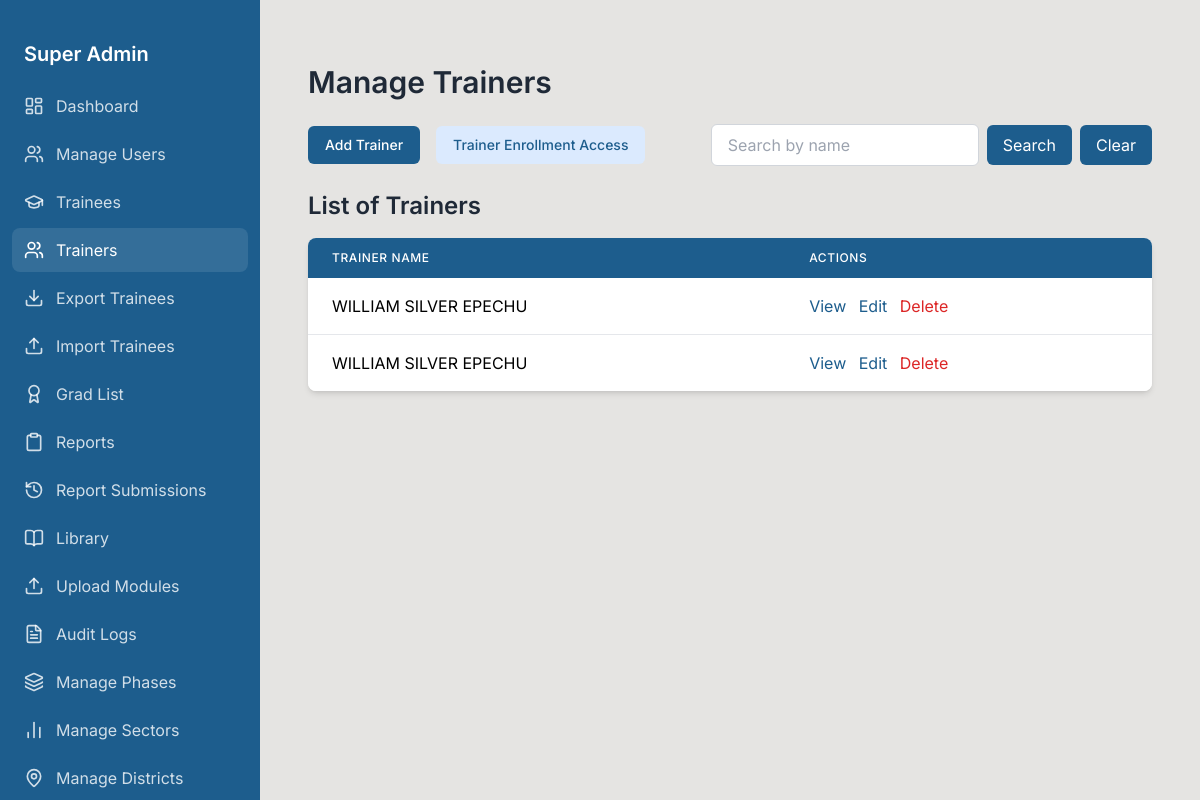
Page /superuser/trainers/ (signed in) on the earlier database version.
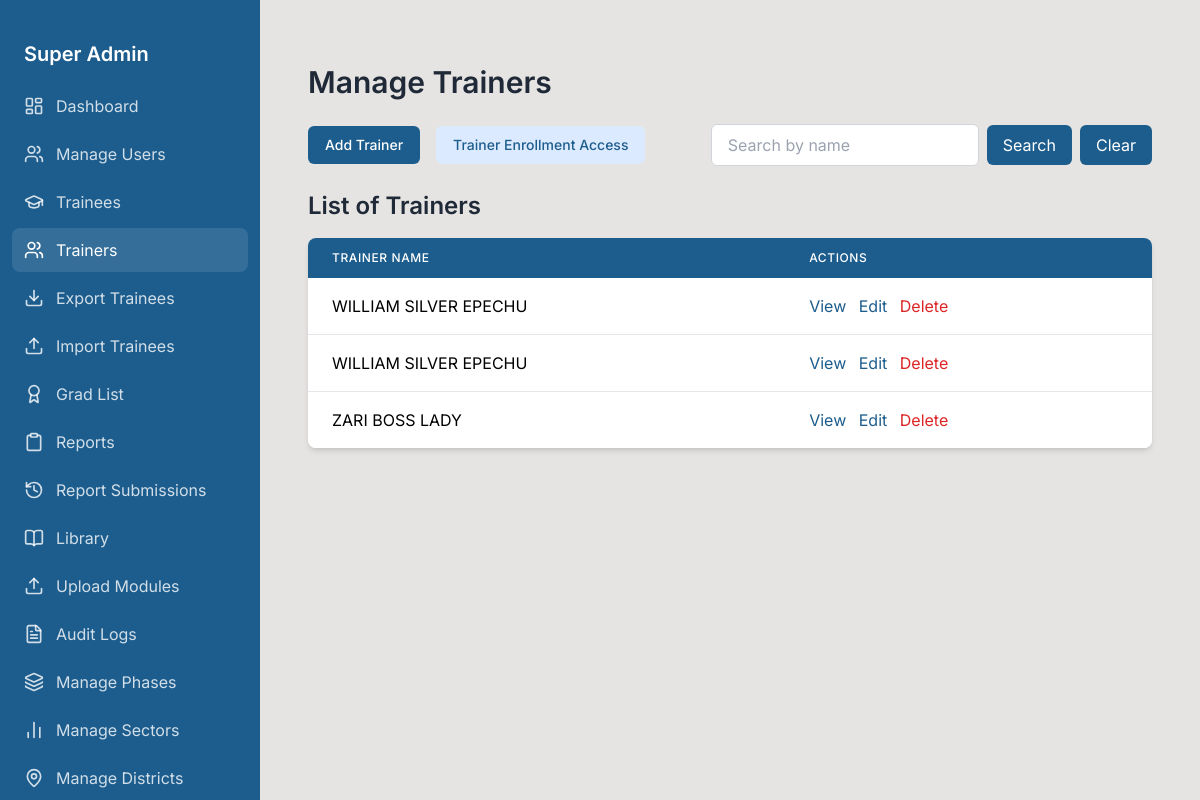
Same page on the later database version.
### urdt_app/models.py (models this page shows, shortened)
class TrainerApplication(models.Model):
    user = models.OneToOneField(
    settings.AUTH_USER_MODEL,
    on_delete=models.CASCADE,
    related_name='trainerapplication',
    null=True,
    blank=True
)
    passport_photo = models.ImageField(upload_to="trainer_photos/", null=True, blank=True)
    name = models.CharField(max_length=255)
    phone_contact = models.CharField(max_length=15)
    gender = models.CharField(
        max_length=10,
        choices=[('Male', 'Male'), ('Female', 'Female')]
    )
    date_of_birth = models.DateField()
    age = models.IntegerField(null=True, blank=True)  # Auto-calculated age
    marital_status = models.CharField(
        max_length=20,
        choices=[
            ('Single', 'Single'),
            ('Divorced', 'Divorced'),
            ('Married', 'Married'),
            ('Widowed', 'Widowed')
        ]
    )
    has_smartphone = models.BooleanField(choices=[(True, 'Yes'), (False, 'No')])
    business_name = models.CharField(max_length=255, null=True, blank=True)
    legal_status = models.CharField(
        max_length=20,
        choices=[('Licensed', 'Licensed'), ('Not Licensed', 'Not Licensed')],
        null=True, blank=True
    )
    account_name = models.CharField(max_length=255, null=True, blank=True)
    account_number = models.CharField(max_length=50, null=True, blank=True)
    monthly_income = models.DecimalField(max_digits=10, decimal_places=2, null=True, blank=True)
    location = models.CharField(max_length=255, null=True, blank=True)
    household_number = models.CharField(max_length=50, null=True, blank=True)
    current_location = models.CharField(max_length=255, null=True, blank=True)
    zone = models.CharField(max_length=50, null=True, blank=True)
    block_number = models.CharField(max_length=50, null=True, blank=True)
    nationality = models.CharField(
        max_length=50,
        choices=[('Ugandan', 'Ugandan'), ('Refugee', 'Refugee')]
    )
    pwd = models.BooleanField(choices=[(True, 'Yes'), (False, 'No')])
    nature_of_disability = models.CharField(max_length=255, null=True, blank=True)
    education_level = models.CharField(
        max_length=50,
        choices=[
            ('University', 'University'),
            ('Tertiary', 'Tertiary'),
            ('Secondary', 'Secondary'),
            ('Primary', 'Primary'),
            ('Not at all', 'Not at all')
        ]
    )
    religion = models.CharField(
        max_length=50,
        choices=[('Christian', 'Christian'), ('Muslim', 'Muslim'), ('Other', 'Other')],
        null=True, blank=True
    )
    other_religion = models.CharField(max_length=255, null=True, blank=True)
    village = models.CharField(max_length=255, null=True, blank=True)
    parish = models.CharField(max_length=255, null=True, blank=True)
    subcounty = models.CharField(max_length=255, null=True, blank=True)
    district = models.ForeignKey(
        'District', on_delete=models.SET_NULL, null=True, blank=True, related_name='trainers'
    )
    sector = models.ForeignKey(
        'Sector', on_delete=models.SET_NULL, null=True, blank=True, related_name='trainers'
    )
    occupation = models.ForeignKey(
        'Occupation', on_delete=models.SET_NULL, null=True, blank=True, related_name='trainer_occupations'
    )
    bank_statement = models.FileField(upload_to="attachments/bank_statements/", null=True, blank=True)
    business_licence = models.FileField(upload_to="attachments/business_licences/", null=True, blank=True)
    national_id = models.FileField(upload_to="attachments/national_ids/", null=True, blank=True)
    recommendation_letter = models.FileField(upload_to="attachments/recommendation_letters/", null=True, blank=True)
    academic_documents = models.FileField(upload_to="attachments/academic_documents/", null=True, blank=True)
    created_at = models.DateTimeField(auto_now_add=True)

### urdt_app/views.py (the view)
# urls.py: path('superuser/trainers/', views.manage_trainers, name='manage_trainers'),
@login_required
@user_passes_test(superuser_required)
def manage_trainers(request):
    trainer_users = CustomUser.objects.filter(role='TRAINER').order_by('username')
    search_query = request.GET.get('search', '').strip()
    if search_query:
        trainer_apps = TrainerApplication.objects.filter(
            name__icontains=search_query  # Case‑insensitive search on trainer name
        ).order_by('-created_at')
    else:
        trainer_apps = TrainerApplication.objects.all().order_by('-created_at')
    paginator = Paginator(trainer_apps, 30)
    page = request.GET.get('page', 1)
    try:
        trainer_apps = paginator.page(page)
    except PageNotAnInteger:
        trainer_apps = paginator.page(1)
    except EmptyPage:
        trainer_apps = paginator.page(paginator.num_pages)
    context = {
        'trainer_users': trainer_users,
        'trainer_apps': trainer_apps,
        'search_query': search_query,
    }
    return render(request, 'superuser/manage_trainers.html', context)

### urdt_app/context_processors.py (called while the page is built, shortened)
def safeguarding_notifications(request):
    if not request.user.is_authenticated:
        return {}
    user = request.user
    return {}

def dynamic_base_template(request):
    base_template = "base.html"  # Default fallback
    if request.user.is_authenticated:
        role_templates = {
            "SUPER_USER": "superuser/base.html",
            "ADMINISTRATIVE_USER": "adminuser/base.html",
            "SUB_ADMIN": "subadmin/base.html",
            "EPICENTER_MANAGER": "epicentermanager/base.html",
            "SECTOR_LEAD": "sectorlead/base.html",  # Placeholder, refined further below
            "TRAINEE":"trainee/base.html",
            "TRAINER":"trainer/base.html"
        }
        base_template = role_templates.get(request.user.role, "base.html")
    return {"base_template": base_template}

### urdt_app/utils.py (called while the page is built)
def superuser_required(user):
    return user.is_authenticated and user.role == "SUPER_USER"

### templates/superuser/manage_trainers.html (shortened to what this page needs)
{% extends 'superuser/base.html' %}
{% block content %}
<div class="container mx-auto px-4 py-8">
  <h1 class="text-3xl font-semibold text-gray-800 mb-6">Manage Trainers</h1>
  <div class="flex items-center justify-between mb-6">
    <div class="flex space-x-4">
      <a href="{% url 'add_trainer' %}" class="inline-flex items-center px-4 py-2 border border-transparent text-sm font-medium rounded-md text-white bg-[#1d5d8d] hover:bg-[#249428]">
        Add Trainer
      </a>
      <a href="{% url 'trainer_enrollment_access' %}" class="inline-flex items-center px-4 py-2 border border-transparent text-sm font-medium rounded-md text-[#1d5d8d] bg-blue-100 hover:bg-blue-200">
        Trainer Enrollment Access
      </a>
    </div>
    <form method="GET" class="flex items-center space-x-2">
      <input
        type="text"
        name="search"
        placeholder="Search by name"
        value="{{ search_query }}"
        class="px-4 py-2 border border-gray-300 rounded-md focus:outline-none focus:ring-2 focus:ring-blue-500"
      >
      <button type="submit" class="px-4 py-2 bg-[#1d5d8d] text-white rounded-md hover:bg-blue-700">
        Search
      </button>
      <a href="{% url 'manage_trainers' %}" class="px-4 py-2 bg-[#1d5d8d] text-white rounded-md hover:bg-gray-300">
        Clear
      </a>
    </form>
  </div>
  <h2 class="text-2xl font-semibold text-gray-800 mb-4">List of Trainers</h2>
  <div class="overflow-x-auto bg-white shadow-md rounded-lg">
    <table class="min-w-full table-auto">
      <thead class="bg-[#1d5d8d] text-white">
        <tr>
          <th class="px-6 py-3 text-left text-xs font-medium uppercase tracking-wider">Trainer Name</th>
          <th class="px-6 py-3 text-left text-xs font-medium uppercase tracking-wider">Actions</th>
        </tr>
      </thead>
      <tbody class="bg-white divide-y divide-gray-200">
        {% for ta in trainer_apps %}
        <tr class="hover:bg-blue-50">
          <td class="px-6 py-4 whitespace-nowrap">{{ ta.name }}</td>
          <td class="px-6 py-4 whitespace-nowrap">
            <a href="{% url 'view_trainer' ta.id %}" class="text-[#1d5d8d] hover:text-blue-700 mr-2">View</a>
            <a href="{% url 'edit_trainer' ta.id %}" class="text-[#1d5d8d] hover:text-blue-700 mr-2">Edit</a>
            <a href="{% url 'delete_trainer' ta.id %}" class="text-red-600 hover:text-red-800"
               onclick="return confirm('Are you sure you want to delete this trainer?');">
              Delete
            </a>
          </td>
        </tr>
        {% empty %}
        <tr>
          <td colspan="2" class="px-6 py-4 text-center text-gray-500">No trainers found.</td>
        </tr>
        {% endfor %}
      </tbody>
    </table>
  </div>
</div>
{% endblock content %}

Differences in the rows shown:
added TrainerApplication: name "ZARI BOSS LADY"
